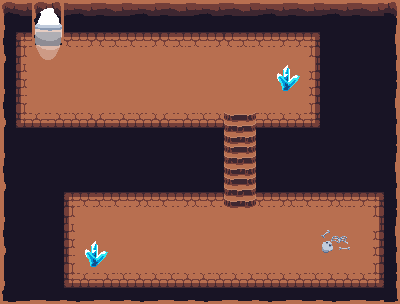

Tiled map render using the project's own tile images. Description and the whole map definition, tile-layer contents included, below:
An orthogonal 25x19 tile map with 16x16 px tiles, 4 tile layers (floor, walls, accesoire, trux au sol) and 14 objects (8x collision, spawn_cave_house2, zone_switch, ghost_path1, ghost_path2, ...).

<map version="1.5" tiledversion="1.7.2" orientation="orthogonal" renderorder="right-down" width="25" height="19" tilewidth="16" tileheight="16" infinite="0" nextlayerid="6" nextobjectid="15">
 <tileset firstgid="1" source="dungeon.tsx" />
 <layer id="1" name="floor" width="25" height="19">
  <data encoding="csv">
154,154,154,154,154,154,154,154,154,154,154,154,154,154,154,154,154,154,154,154,154,154,154,154,154,
154,154,154,154,154,154,154,154,154,154,154,154,154,154,154,154,154,154,154,154,154,154,154,154,154,
154,154,154,154,154,154,154,154,154,154,154,154,154,154,154,154,154,154,154,154,154,154,154,154,154,
154,154,154,154,154,154,154,154,154,154,154,154,154,154,154,154,154,154,154,154,154,154,154,154,154,
154,154,154,154,154,154,154,154,154,154,154,154,154,154,154,154,154,154,154,154,154,154,154,154,154,
154,154,154,154,154,154,154,154,154,154,154,154,154,154,154,154,154,154,154,154,154,154,154,154,154,
154,154,154,154,154,154,154,154,154,154,154,154,154,154,154,154,154,154,154,154,154,154,154,154,154,
154,154,154,154,154,154,154,154,154,154,154,154,154,154,154,154,154,154,154,154,154,154,154,154,154,
154,154,154,154,154,154,154,154,154,154,154,154,154,154,154,154,154,154,154,154,154,154,154,154,154,
154,154,154,154,154,154,154,154,154,154,154,154,154,154,154,154,154,154,154,154,154,154,154,154,154,
154,154,154,154,154,154,154,154,154,154,154,154,154,154,154,154,154,154,154,154,154,154,154,154,154,
154,154,154,154,154,154,154,154,154,154,154,154,154,154,154,154,154,154,154,154,154,154,154,154,154,
154,154,154,154,154,154,154,154,154,154,154,154,154,154,154,154,154,154,154,154,154,154,154,154,154,
154,154,154,154,154,154,154,154,154,154,154,154,154,154,154,154,154,154,154,154,154,154,154,154,154,
154,154,154,154,154,154,154,154,154,154,154,154,154,154,154,154,154,154,154,154,154,154,154,154,154,
154,154,154,154,154,154,154,154,154,154,154,154,154,154,154,154,154,154,154,154,154,154,154,154,154,
154,154,154,154,154,154,154,154,154,154,154,154,154,154,154,154,154,154,154,154,154,154,154,154,154,
154,154,154,154,154,154,154,154,154,154,154,154,154,154,154,154,154,154,154,154,154,154,154,154,154,
154,154,154,154,154,154,154,154,154,154,154,154,154,154,154,154,154,154,154,154,154,154,154,154,154
</data>
 </layer>
 <layer id="2" name="walls" width="25" height="19">
  <data encoding="csv">
137,138,139,140,141,138,139,140,141,138,139,140,141,138,139,140,141,138,139,140,141,138,139,140,142,
153,0,0,0,0,0,0,0,0,0,0,0,0,0,0,0,0,0,0,0,0,0,0,0,158,
169,0,0,0,0,0,0,0,0,0,0,0,0,0,0,0,0,0,0,0,0,0,0,0,174,
185,0,0,0,0,0,0,0,0,0,0,0,0,0,0,0,0,0,0,0,0,0,0,0,190,
201,0,0,0,0,0,0,0,0,0,0,0,0,0,0,0,0,0,0,0,0,0,0,0,206,
153,0,0,0,0,0,0,0,0,0,0,0,0,0,0,0,0,0,0,0,0,0,0,0,158,
169,0,0,0,0,0,0,0,0,0,0,0,0,0,0,0,0,0,0,0,0,0,0,0,174,
185,0,0,0,0,0,0,0,0,0,0,0,0,0,0,0,0,0,0,0,0,0,0,0,190,
201,0,0,0,0,0,0,0,0,0,0,0,0,0,0,0,0,0,0,0,0,0,0,0,206,
153,0,0,0,0,0,0,0,0,0,0,0,0,0,0,0,0,0,0,0,0,0,0,0,158,
169,0,0,0,0,0,0,0,0,0,0,0,0,0,0,0,0,0,0,0,0,0,0,0,174,
185,0,0,0,0,0,0,0,0,0,0,0,0,0,0,0,0,0,0,0,0,0,0,0,190,
201,0,0,0,0,0,0,0,0,0,0,0,0,0,0,0,0,0,0,0,0,0,0,0,206,
153,0,0,0,0,0,0,0,0,0,0,0,0,0,0,0,0,0,0,0,0,0,0,0,158,
169,0,0,0,0,0,0,0,0,0,0,0,0,0,0,0,0,0,0,0,0,0,0,0,174,
185,0,0,0,0,0,0,0,0,0,0,0,0,0,0,0,0,0,0,0,0,0,0,0,190,
201,0,0,0,0,0,0,0,0,0,0,0,0,0,0,0,0,0,0,0,0,0,0,0,206,
153,0,0,0,0,0,0,0,0,0,0,0,0,0,0,0,0,0,0,0,0,0,0,0,158,
217,218,219,220,221,218,219,220,221,218,219,220,221,218,219,220,221,218,219,220,221,218,219,220,222
</data>
 </layer>
 <layer id="3" name="accesoire" width="25" height="19">
  <data encoding="csv">
0,0,167,168,0,0,0,0,0,0,0,0,0,0,0,0,0,0,0,0,0,0,0,0,0,
0,0,183,184,0,0,0,0,0,0,0,0,0,0,0,0,0,0,0,0,0,0,0,0,0,
0,129,183,184,132,133,130,131,132,133,130,131,132,133,130,131,132,133,133,134,0,0,0,0,0,
0,145,146,147,148,149,146,147,148,149,146,147,148,149,146,147,148,149,149,150,0,0,0,0,0,
0,161,162,163,164,165,162,163,164,165,162,163,164,165,162,163,164,165,165,166,0,0,0,0,0,
0,177,178,179,180,181,178,179,180,181,178,179,180,181,178,179,180,181,181,182,0,0,0,0,0,
0,193,194,195,196,197,194,195,196,197,194,195,196,197,194,195,196,197,197,198,0,0,0,0,0,
0,209,210,211,212,213,210,211,212,213,210,211,212,213,135,136,212,213,213,214,0,0,0,0,0,
0,0,0,0,0,0,0,0,0,0,0,0,0,0,151,152,0,0,0,0,0,0,0,0,0,
0,0,0,0,0,0,0,0,0,0,0,0,0,0,135,136,0,0,0,0,0,0,0,0,0,
0,0,0,0,0,0,0,0,0,0,0,0,0,0,151,152,0,0,0,0,0,0,0,0,0,
0,0,0,0,0,0,0,0,0,0,0,0,0,0,135,136,0,0,0,0,0,0,0,0,0,
0,0,0,0,129,130,131,132,133,131,132,133,131,132,151,152,132,133,131,132,133,131,133,134,0,
0,0,0,0,145,146,147,148,149,147,148,149,147,148,149,147,148,149,147,148,149,147,149,150,0,
0,0,0,0,161,162,163,164,165,163,164,165,163,164,165,163,164,165,163,164,165,163,165,166,0,
0,0,0,0,177,178,179,180,181,179,180,181,179,180,181,179,180,181,179,180,181,179,181,182,0,
0,0,0,0,193,194,195,196,197,195,196,197,195,196,197,195,196,197,195,196,197,195,197,198,0,
0,0,0,0,209,210,211,212,213,211,212,213,211,212,213,211,212,213,211,212,213,211,213,214,0,
0,0,0,0,0,0,0,0,0,0,0,0,0,0,0,0,0,0,0,0,0,0,0,0,0
</data>
 </layer>
 <objectgroup id="5" name="aa">
  <object id="1" type="collision" x="1.3195" y="0.9267" width="397.861" height="30.1466" />
  <object id="2" type="collision" x="-0.9305" y="282.927" width="397.861" height="20.1466" />
  <object id="3" type="collision" x="2.5695" y="32.4267" width="22.861" height="105.147" />
  <object id="4" type="collision" x="316.57" y="29.9265" width="22.861" height="105.147" />
  <object id="5" type="collision" x="48.5695" y="188.426" width="22.861" height="105.147" />
  <object id="6" type="collision" x="375.07" y="181.426" width="22.861" height="105.147" />
  <object id="7" type="collision" x="3.0695" y="126.427" width="220.361" height="71.1466" />
  <object id="8" type="collision" x="255.32" y="125.927" width="143.361" height="70.1466" />
  <object id="9" name="spawn_cave_house2" x="113.421" y="92.0651">
   <point />
  </object>
  <object id="10" name="exit_house2" type="zone_switch" x="31.4578" y="18.0329" width="34" height="26.1654" />
  <object id="11" name="ghost_path1" x="143.773" y="239.896" width="16.3333" height="16" />
  <object id="12" name="ghost_path2" x="287.107" y="239.67" width="16.3333" height="16" />
  <object id="13" name="feu" type="feu" x="335.574" y="264.854">
   <point />
  </object>
  <object id="14" name="bulle" type="bulle" x="94.1729" y="246.711">
   <point />
  </object>
 </objectgroup>
 <layer id="4" name="trux au sol" width="25" height="19">
  <data encoding="csv">
0,0,11,12,0,0,0,0,0,0,0,0,0,0,0,0,0,0,0,0,0,0,0,0,0,
0,0,27,28,0,0,0,0,0,0,0,0,0,0,0,0,0,0,0,0,0,0,0,0,0,
0,0,43,44,0,0,0,0,0,0,0,0,0,0,0,0,0,0,0,0,0,0,0,0,0,
0,0,59,60,0,0,0,0,0,0,0,0,0,0,0,0,0,0,0,0,0,0,0,0,0,
0,0,0,0,0,0,0,0,0,0,0,0,0,0,0,0,0,75,76,0,0,0,0,0,0,
0,0,0,0,0,0,0,0,0,0,0,0,0,0,0,0,0,91,92,0,0,0,0,0,0,
0,0,0,0,0,0,0,0,0,0,0,0,0,0,0,0,0,0,0,0,0,0,0,0,0,
0,0,0,0,0,0,0,0,0,0,0,0,0,0,0,0,0,0,0,0,0,0,0,0,0,
0,0,0,0,0,0,0,0,0,0,0,0,0,0,0,0,0,0,0,0,0,0,0,0,0,
0,0,0,0,0,0,0,0,0,0,0,0,0,0,0,0,0,0,0,0,0,0,0,0,0,
0,0,0,0,0,0,0,0,0,0,0,0,0,0,0,0,0,0,0,0,0,0,0,0,0,
0,0,0,0,0,0,0,0,0,0,0,0,0,0,0,0,0,0,0,0,0,0,0,0,0,
0,0,0,0,0,0,0,0,0,0,0,0,0,0,0,0,0,0,0,0,0,0,0,0,0,
0,0,0,0,0,0,0,0,0,0,0,0,0,0,0,0,0,0,0,0,0,0,0,0,0,
0,0,0,0,0,0,0,0,0,0,0,0,0,0,0,0,0,0,0,0,79,80,0,0,0,
0,0,0,0,0,75,76,0,0,0,0,0,0,0,0,0,0,0,0,0,95,96,0,0,0,
0,0,0,0,0,91,92,0,0,0,0,0,0,0,0,0,0,0,0,0,0,0,0,0,0,
0,0,0,0,0,0,0,0,0,0,0,0,0,0,0,0,0,0,0,0,0,0,0,0,0,
0,0,0,0,0,0,0,0,0,0,0,0,0,0,0,0,0,0,0,0,0,0,0,0,0
</data>
 </layer>
</map>
